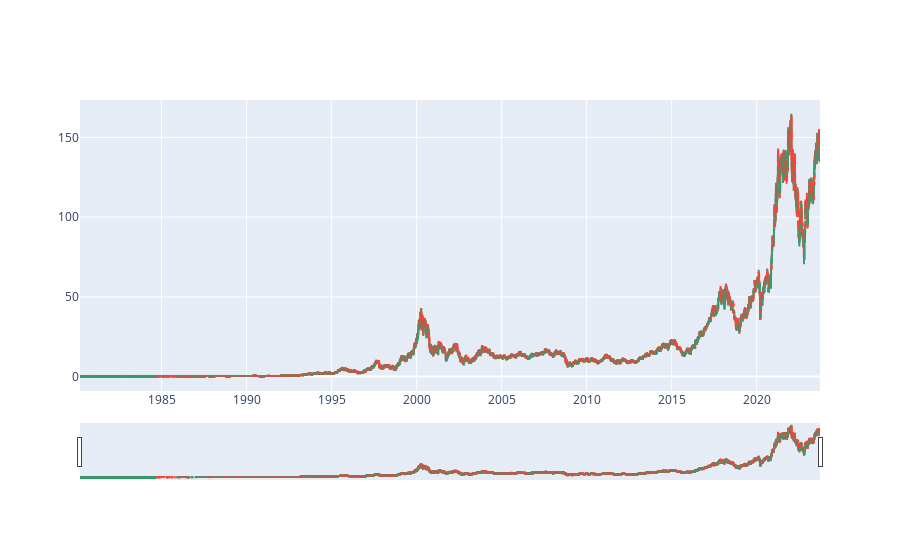

The notebook cell saved with this chart:
### Code cell
plot_candle_stick(df)

### Figure 1 — Plotly figure (JSON) as saved in the notebook; plotly's stock layout.template omitted (floating-point values rounded to 4 significant figures; data arrays with more than 128 entries replaced by an {"elided": "..."} marker saying what was removed)
{"data": [{"close": {"elided": "10972 float values"}, "high": {"elided": "10972 float values"}, "low": {"elided": "10972 float values"}, "open": {"elided": "10972 float values"}, "type": "candlestick", "x": {"elided": "10972 str values"}}], "layout": {}}
